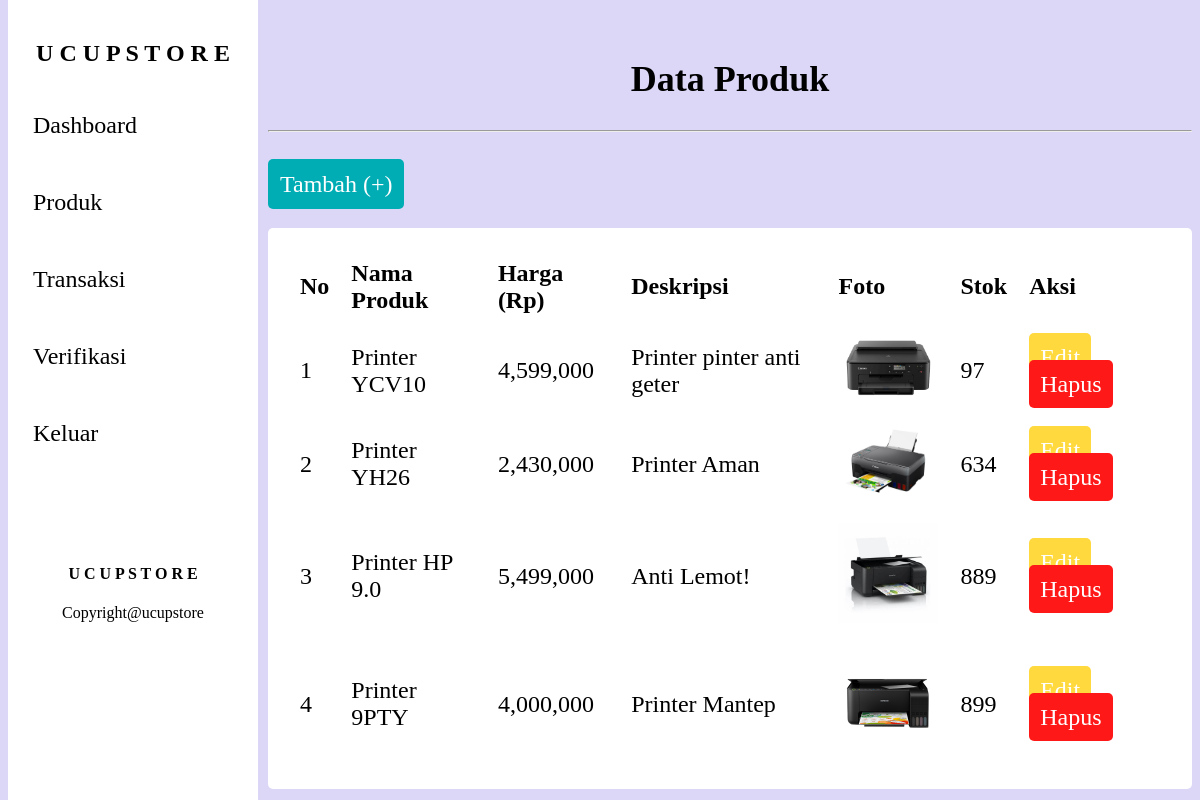
Page /admin/product.php (signed in) on the committed database.
### tables this page shows
CREATE TABLE `produk` (
  `id_produk` int(11) NOT NULL,
  `nama_produk` varchar(100) NOT NULL,
  `harga_produk` varchar(100) NOT NULL,
  `foto_produk` text DEFAULT NULL,
  `deskripsi_produk` varchar(255) NOT NULL,
  `stok_produk` varchar(100) NOT NULL
);

### admin/function.php (called while the page is built, shortened)
<?php
require '../koneksi.php';
function query($query){
    global $conn;
    $rows = [];
    $result = mysqli_query($conn, $query);
    while ($row = mysqli_fetch_assoc($result)) {
        $rows[] = $row;
    }
    return $rows;
}
?>

### admin/product.php (the view, shortened to what this page needs)
<?php
require 'function.php';
$produk = query("SELECT * FROM produk");
?>
<!DOCTYPE html>
<html lang="en">
<head>
    <link rel="stylesheet" href="../style/style.css">
</head>
<body>
    <?php include '../layout/sidebar.php' ?>
    <div class="main">
        <h2 class="judul">Data Produk</h2>
        <hr><br>
        <a href="tambah_produk.php" class="tambah">Tambah (+)</a>
        <table>
            <tr>
                <th>No</th>
                <th>Nama Produk</th>
                <th>Harga (Rp)</th>
                <th>Deskripsi</th>
                <th>Foto</th>
                <th>Stok</th>
                <th>Aksi</th>
            </tr>
            <?php $i = 1; ?>
            <?php foreach ($produk as $data) : ?>
                <tr>
                    <td><?= $i; ?></td>
                    <td><?= $data["nama_produk"]; ?></td>
                    <td><?= number_format($data["harga_produk"]); ?></td>
                    <td><?= $data["deskripsi_produk"]; ?></td>
                    <td><img src="../foto/<?= $data["foto_produk"] ?>" width="100px" alt="" </td>
                    <td><?= $data["stok_produk"]; ?></td>
                    <td>
                        <a href="edit_produk.php?id=<?= $data["id_produk"]; ?>" onclick="return confirm('Apakah Anda yakin ingin edit data ini?')" class="edit">Edit</a>
                        <a href="delete_produk.php?id=<?= $data["id_produk"]; ?>" onclick="return confirm('Apakah Anda yakin ingin menghapus?')" class="hapus">Hapus</a>
                    </td>
                </tr>
                <?php $i++; ?>
            <?php endforeach; ?>
        </table>
    </div>
</body>
</html>

### layout/sidebar.php (shortened to what this page needs)
<!DOCTYPE html>
<html lang="en">
<head>
    <link rel="stylesheet" href="../admin/style.css">
</head>
<body>
    <div class="sidebar">
        <h2 style="text-align: center;">U C U P S T O R E</h2>
        <a href="index.php">Dashboard</a>
        <a href="product.php">Produk</a>
        <a href="transaksi.php">Transaksi</a>
        <a href="verifikasi_transaksi.php">Verifikasi</a>
        <a href="../logout.php">Keluar</a>
        <?php include'../layout/footer.php'; ?>
    </div>
</body>
</html>

### layout/footer.php (shortened to what this page needs)
<footer>
    <h4>U C U P S T O R E</h4>
    <p>Copyright@ucupstore</p>
</footer>

### style/style.css (style rules this page uses)
body { background: #ddd; }
.sidebar { width: 250px; height: 100%; position: fixed; top: 0; background-color: #fff; overflow: hidden; padding-top: 20px; }
.sidebar a { padding: 25px; text-decoration: none; color: #000; font-size: 24px; display: block; }
.main { margin-left: 260px; padding-top: 20px; font-size: 24px; }
table { width: 100%; border: none; border-radius: 5px; padding: 20px; background: #fff; margin-top: 30px; }
th, td { text-align: left; padding: 10px; }
a.edit { padding: 11px; color: rgb(255, 255, 255); background: #FFD93D; text-decoration: none; cursor: pointer; transition: 0.3s; border-radius: 5px; }
a.hapus { padding: 11px; color: #fff; background: #FF1818; text-decoration: none; border-radius: 5px; cursor: pointer; transition: 0.3s; }
a.tambah { padding: 12px; color: #fff; background: #00ADB5; text-decoration: none; cursor: pointer; border-radius: 5px; transition: 0.3s; font-family: 'Times New Roman', Times, serif; }

### login/style.css (style rules this page uses)
body { background: #DCD6F7; }
.judul { text-align: center; }

### layout/footer.php (style rules this page uses)
footer { padding: 2px 20px; background-color: #FFFFFF; bottom: 0; text-align: center; margin-top: 70px; border-radius: 10px 10px 0px 0px; }

### rows in the picture
produk: nama_produk "Printer YCV10", harga_produk "4,599,000", deskripsi_produk "Printer pinter anti geter", foto_produk (picture), stok_produk "97"
produk: nama_produk "Printer YH26", harga_produk "2,430,000", deskripsi_produk "Printer Aman", foto_produk (picture), stok_produk "634"
produk: nama_produk "Printer HP 9.0", harga_produk "5,499,000", deskripsi_produk "Anti Lemot!", foto_produk (picture), stok_produk "889"
produk: nama_produk "Printer 9PTY", harga_produk "4,000,000", deskripsi_produk "Printer Mantep", foto_produk (picture), stok_produk "899"
